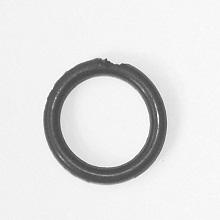
#> input picture data/images/Oring1.jpg, 220 x 220 px, found by its file name; its folder holds only this picture in this run
$ python main.py
#> lines starting #> are read from the running program, lines starting #| are printed output that depends on the picture; after the words box and inside, x2 and y2 are one past the last pixel; in counts of white or black regions, pixels touching at a corner belong together
import cv2 as cv
import numpy as np
import os
import time
import matplotlib.pyplot as plt

# HISTOGRAM
def get_histogram(img):
    # I create an array of 256 values because grayscale images
    # contain intensities from 0 to 255
    # Each position will count how many pixels have that intensity
    hist = np.zeros(256, dtype=int)

    # I loop through every pixel in the image.
    # The goal is to measure how often each intensity occurs
    # This is needed because Otsu thresholding requires the histogram
    for value in img.flat:
        hist[value] += 1

    return hist

def save_histogram(hist, name, folder="histograms"):
    # create the histogram folder if it does not exist
    if not os.path.exists(folder):
        os.makedirs(folder)
    # x-axis values from 0 to 255
    x = np.arange(256)
    # plotted the pixel histogram
    plt.figure()
    plt.stem(x, hist)
    plt.title(f"Histogram of {name}")
    plt.xlabel("Intensity value")
    plt.ylabel("Number of pixels")
    plt.xlim([0, 255])
    out_path = os.path.join(folder, name.replace(".jpg", "_hist.jpg"))
    plt.savefig(out_path, dpi=150, bbox_inches="tight")
    plt.close()

# OTSU THRESHOLD
def otsu_threshold(hist, total_pixels):
    # Otsus method workss by testing every possible threshold
    # and selecting the one that best separates foreground and background
    # It does this by maximising between-class variance
    sum_all = 0
    # Compute the total weighted sum of intensity values
    # This is needed to compute the foreground mean later
    for i in range(256):
        # Add grey level * number of pixels at that grey level
        sum_all += i * hist[i]
    # Running sum for bg pixels
    sum_background = 0
    # No of background pixels seen so far
    weight_background = 0
    # This will store the best separation found so far
    max_variance = 0
    best_threshold = 0
    # Try every possible threshold value
    for t in range(256):
        # Add current histogram count to background
        weight_background += hist[t]
        # If background has no pixels yet skip
        if weight_background == 0:
            continue
        # Foreground pixels are the remaining ones
        weight_foreground = total_pixels - weight_background
        if weight_foreground == 0:
            break
        # Update running sum for background intensities
        sum_background += t * hist[t]
        # Compute means of background and foreground
        mean_background = sum_background / weight_background
        mean_foreground = (sum_all - sum_background) / weight_foreground
        # Between-class variance measures how well separated
        # the foreground and background intensities are
        variance = weight_background * weight_foreground * (mean_background - mean_foreground) ** 2
        # Keep the threshold that maximises this separation
        if variance > max_variance:
            max_variance = variance
            best_threshold = t

    return best_threshold

# THRESHOLD IMAGE
def threshold_image(img, t):
    # Convert grayscale image into binary image
    # Binary images simplify later processing because
    # we only need to distinguish object vs background
    rows, cols = img.shape
    # Create empty binary image
    binary = np.zeros((rows, cols), dtype=np.uint8)
    # Check each pixel
    for i in range(rows):
        for j in range(cols):
            # Pixels darker than threshold are assumed to belong
            # to the O-ring (foreground).
            if img[i, j] < t:
                binary[i, j] = 255
            else:
                binary[i, j] = 0

    return binary

# DILATION
def dilate(img):
    # Get the height and width of the binary image
    rows, cols = img.shape
    # Get the height and width of the binary image
    out = np.zeros_like(img)
    # Loop through each roW skipping the border
    for i in range(1, rows - 1):
        # Loop through each row skipping the border
        for j in range(1, cols - 1):
            # Assume no white neighbour has been found yet
            found_white = False
            # Check the 3x3 neighbourhood around pixel (i, j)
            for y in range(-1, 2):
                for x in range(-1, 2):
                    # If any neighbouring pixel is white
                    if img[i + y, j + x] == 255:
                        # Mark that a white pixel was found
                        found_white = True
            # If any neighbour was white
            if found_white:
                # If any neighbour was white
                out[i, j] = 255
    return out

# EROSION
def erode(img):
    # Get the image size
    rows, cols = img.shape
    # Create an empty output image
    out = np.zeros_like(img)
    # Loop through each row except borders
    for i in range(1, rows - 1):
        for j in range(1, cols - 1):
            # Assume all neighbours are white
            all_white = True
            # Check the 3x3 neighbourhood around the pixel
            for y in range(-1, 2):
                for x in range(-1, 2):
                    # If any neighbour is black
                    if img[i + y, j + x] == 0:
                        # If any neighbour is black
                        all_white = False
            # Then the pixel should not stay white
            if all_white:
                # If every neighbour was white
                out[i, j] = 255

    return out

# CLOSING
def closing(img):
    # Apply dilation first to expand white regions
    # Then apply erosion to shrink them slightly
    # This helps fill small gaps or holes
    return erode(dilate(img))

# CONNECTED COMPONENTS
def connected_components(binary):
    rows, cols = binary.shape
    # Create a label image to store object IDs
    labels = np.zeros((rows, cols), dtype=int)
    # First label number
    current_label = 1
    # store the size of each component
    sizes = {}

    # loop through every image
    for i in range(rows):
        for j in range(cols):
            # if the pixel is white and not yet labelled
            if binary[i, j] == 255 and labels[i, j] == 0:
                # start the stack for region growing
                stack = [(i, j)]
                # size counter for this component
                size = 0
                # Continue until stack becomes empty
                while len(stack) > 0:
                    # take the last pixel from the stack
                    y, x = stack.pop()
                    # skip if outside image
                    if y < 0 or y >= rows or x < 0 or x >= cols:
                        continue
                    # skip if pixel is background
                    if binary[y, x] == 0:
                        continue
                    # skip if already labelled
                    if labels[y, x] != 0:
                        continue
                    # Assign current label
                    labels[y, x] = current_label
                    # increase the component
                    size += 1
                    # add all neighbouring pixels to the stack
                    for dy in range(-1, 2):
                        for dx in range(-1, 2):
                            # skip the centre pixel
                            if dy == 0 and dx == 0:
                                continue
                            stack.append((y + dy, x + dx))
                # save the final component
                sizes[current_label] = size
                # Move to the next label
                current_label += 1
    return labels, sizes

# LARGEST COMPONENT
def largest_component(labels, sizes):
    # if no components exist
    if len(sizes) == 0:#
        return None
    # Find the label that has the largest size
    biggest_label = max(sizes, key=sizes.get)
    # Create an empty mask image
    mask = np.zeros_like(labels, dtype=np.uint8)
    # set pixels belonging to the largest component to white
    mask[labels == biggest_label] = 255

    return mask

# AREA
def compute_area(mask):
    return int(np.sum(mask == 255))

# PERIMETER
def compute_perimeter(mask):
    rows, cols = mask.shape
    # start perimeter count
    perimeter = 0
    # Loop through image pixels except borders
    for i in range(1, rows - 1):
        for j in range(1, cols - 1):
            # if the pixel belopnmgs to the object
            if mask[i, j] == 255:
                # if any neighbour is background
                if (mask[i - 1, j] == 0 or
                    mask[i + 1, j] == 0 or
                    mask[i, j - 1] == 0 or
                    mask[i, j + 1] == 0):
                    # The pixel is part of the edge
                    perimeter += 1
    return perimeter

# HOLE CHECK
def has_hole(mask):
    rows, cols = mask.shape
    # Create an empty image that will hold the inverse of the mask
    inverse = np.zeros_like(mask)
    # Loop through every pxiel
    for i in range(rows):
        for j in range(cols):
            # if the current pixel is black in the mask
            # make it white in the inverse image
            if mask[i, j] == 0:
                inverse[i, j] = 255
    # create another image to keep track visited pixels
    visited = np.zeros_like(mask, dtype=np.uint8)
    # create a stack for flood filling
    stack = []
    # Look along the top and bottom border of the inverse image
    for j in range(cols):
        # If the pixel on the top border is white add it to the stack
        if inverse[0, j] == 255:
            stack.append((0, j))
        if inverse[rows - 1, j] == 255:
            stack.append((rows - 1, j))

    for i in range(rows):
        if inverse[i, 0] == 255:
            stack.append((i, 0))
        if inverse[i, cols - 1] == 255:
            stack.append((i, cols - 1))
    # Flood fill all white regiuoisn connected to the image border
    while len(stack) > 0:
        # Take 1 pixel from the stack
        y, x = stack.pop()
        # skip if outside the image
        if y < 0 or y >= rows or x < 0 or x >= cols:
            continue
        # skip if visted
        if visited[y, x] == 1:
            continue
        # skip if pixel is black in the inverse image
        if inverse[y, x] == 0:
            continue
        # mark the current pixel
        visited[y, x] = 1
        # Add its 4 conneted neighbours to the stack
        stack.append((y + 1, x))
        stack.append((y - 1, x))
        stack.append((y, x + 1))
        stack.append((y, x - 1))
    # check if any white pixel in the inverse image
    for i in range(rows):
        for j in range(cols):
            # IMPORTANT
            # if a pixel exists it means there is an enclosed hole
            if inverse[i, j] == 255 and visited[i, j] == 0:
                return True
    return False

# CENTROID
def get_centroid(mask):
    # Get the coordinates of all white pixels in the mask
    ys, xs = np.where(mask == 255)
    # if there are no white pixels no centroid can be found
    if len(xs) == 0:
        return None
    # compute the average x cortd of the white pixel and the same for y
    cx = float(np.mean(xs))
    cy = float(np.mean(ys))
    return cx, cy

# RADIAL THICKNESS FEATURES
def radial_features(mask, step=10):
    # find the centre of the ring region
    centre = get_centroid(mask)
    # if the centre does not exist, return large dummy vals
    if centre is None:
        return 999, 999
    # split centre cords into x and y
    cx, cy = centre
    rows, cols = mask.shape
    # Estimate the max distance needed to scan form the centre
    max_r = int(np.sqrt(rows * rows + cols * cols))
    # List to store ring thickness values in different directions
    thicknesses = []
    # Count how many directions fail to detect a proper ring thickness
    missing_angles = 0
    # check around the whole ring in fixed angle steps
    for deg in range(0, 360, step):
        # Convert current angle to radians
        theta = np.deg2rad(deg)
        # store the distances where the ray hits white pixels
        hits = []
        # Move outward from the centre along the current direction
        for r in range(max_r):
            # Compute x and y position along the ray
            x = int(round(cx + r * np.cos(theta)))
            y = int(round(cy + r * np.sin(theta)))
            # Stop of the ray leaves the image
            if x < 0 or x >= cols or y < 0 or y >= rows:
                break
            # if the ray hits a white pixel record the radius
            if mask[y, x] == 255:
                hits.append(r)
        # if we do not detect at least two white point
        # then the ring is missing in this direction
        if len(hits) < 2:
            missing_angles += 1
        # otherwise measure ring thickness in this direction
        else:
            thicknesses.append(hits[-1] - hits[0])
    # if no thickness values were found return dummy vals
    if len(thicknesses) == 0:
        return 999, 999
    # convert the list oif thickness into a Numpy array
    thicknesses = np.array(thicknesses, dtype=np.float32)
    thick_std = float(np.std(thicknesses))
    # return both defect measures
    return missing_angles, thick_std

# CIRCULARITY
def compute_circularity(mask):
    # Compute the area of the object
    area = compute_area(mask)
    # compute the perimeter of the object
    perimeter = compute_perimeter(mask)
    # if the perimeter is zero avoid division by 0
    if perimeter == 0:
        return 0.0
    # using the cirularity formula
    return (4 * np.pi * area) / (perimeter ** 2)

# CLASSIFY
def classify(mask):
    # compute the following features
    area = compute_area(mask)
    perimeter = compute_perimeter(mask)
    circularity = compute_circularity(mask)
    missing_angles, thick_std = radial_features(mask, step=10)
    # if the region is too small it is not a valid o ring
    if area < 500:
        result = "FAIL"
    # if the ring does not contain a hole it is broken
    elif has_hole(mask) is False:
        result = "FAIL"
    # if te ring thickness changes too much it is defective
    elif thick_std > 0.75:
        result = "FAIL"
    # if the shape is not circular enough fail it
    elif circularity < 0.11:
        result = "FAIL"
    # otherwise it is classified as a complete ring
    else:
        result = "PASS"

    return result, area, perimeter, circularity, missing_angles, thick_std

# PROCESS ONE IMAGE
def process_image(path, name, output_folder="results"):
    # start timer
    start = time.time()
    # read image in greyscale
    img = cv.imread(path, 0)
    # if the image could not be loaded stop
    if img is None:
        return
    # build the histgram
    hist = get_histogram(img)
    save_histogram(hist, name)
    # Find an automatic threshold using thres method above
    threshold_value = otsu_threshold(hist, img.size)
    # Convert greyscale image into binary image
    binary = threshold_image(img, threshold_value)
    # clean the binary image using closing
    cleaned = closing(binary)
    # label connected foreground regions
    labels, sizes = connected_components(cleaned)
    # keep only the largest region assumed to be the O ring
    mask = largest_component(labels, sizes)
    # if no region was found stop
    if mask is None:
        return
    # Analyse the sxtracted region and classify it
    result, area, perimeter, circularity, missing_angles, thick_std = classify(mask)
    # stop timer
    end = time.time()
    # convert the greyscale image to colour so text can be written
    output = cv.cvtColor(img, cv.COLOR_GRAY2BGR)
    colour = (0, 255, 0) if result == "PASS" else (0, 0, 255)

    y = 25
    step = 25
    # write classification results onto output image
    cv.putText(output, f"Result: {result}", (10, y),
               cv.FONT_HERSHEY_SIMPLEX, 0.6, colour, 2)
    y += step
    # TIME
    cv.putText(output, f"Time: {round(end - start, 4)} s", (10, y),
               cv.FONT_HERSHEY_SIMPLEX, 0.5, (255, 0, 0), 1)
    y += step
    # THRESHOLD
    cv.putText(output, f"Threshold: {threshold_value}", (10, y),
               cv.FONT_HERSHEY_SIMPLEX, 0.5, (255, 0, 0), 1)
    y += step
    # AREA
    cv.putText(output, f"Area: {area}", (10, y),
               cv.FONT_HERSHEY_SIMPLEX, 0.5, (255, 0, 0), 1)
    y += step
    # PERIMETER
    cv.putText(output, f"Perimeter: {perimeter}", (10, y),
               cv.FONT_HERSHEY_SIMPLEX, 0.5, (255, 0, 0), 1)
    y += step
    # CIRCULARITY
    cv.putText(output, f"Circularity: {round(circularity, 4)}", (10, y),
               cv.FONT_HERSHEY_SIMPLEX, 0.5, (255, 0, 0), 1)
    y += step
    # MISSING ANGLES
    cv.putText(output, f"Missing angles: {missing_angles}", (10, y),
               cv.FONT_HERSHEY_SIMPLEX, 0.5, (255, 0, 0), 1)
    y += step
    # THICKNESS
    cv.putText(output, f"Thickness std: {round(thick_std, 4)}", (10, y),
               cv.FONT_HERSHEY_SIMPLEX, 0.5, (255, 0, 0), 1)

    if not os.path.exists(output_folder):
        os.makedirs(output_folder)
    save_path = os.path.join(output_folder, name)
    cv.imwrite(save_path, output)

# MAIN
def main():
    folder = "C:/Users/Bulal/PyCharmMiscProject/CV-OringInspection/data/images"

    files = os.listdir(folder)
    files.sort()

    for filename in files:
        if filename.lower().endswith(".jpg"):
            path = os.path.join(folder, filename)
            process_image(path, filename)
#> in process_image, img is the input picture: shape (220, 220); min 55, max 255, mean 225.2
#> the loop in get_histogram, `for value in img.flat:` made 48400 passes
#> value on passes 1 to 3: 240, 240, 240
#> after the loop in get_histogram, `for value in img.flat:`: hist = 256 values, max 6333 at index 243, min 0 at index 0, mean 189.1
#> in save_histogram, `plt.savefig(out_path, dpi=150, bbox_inches="tight")`:
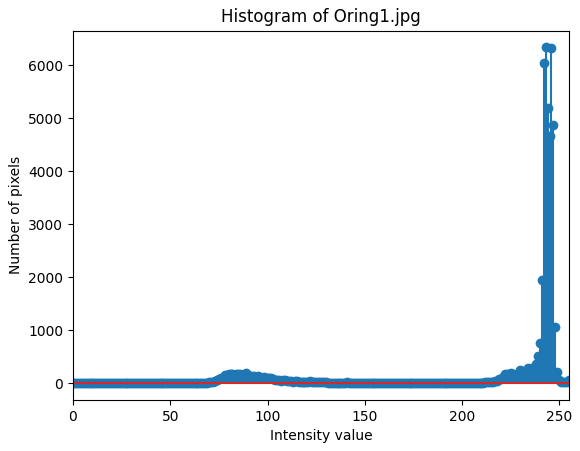
#> figure drawn by matplotlib, 1 panel; curve peaks at x = 243, y = 6333
#> the loop in otsu_threshold, `for i in range(256):` made 256 passes
#> sum_all on passes 1 to 3: 0, 0, 0
#> after the loop in otsu_threshold, `for i in range(256):`: sum_all = 10901821
#> the loop in otsu_threshold, `for t in range(256):` made 256 passes
#> (weight_background, weight_foreground, sum_background, mean_background, mean_foreground, max_variance) on passes 56, 58, 62, 63, 65, 66, 67, 68: (1, 48399, 55, 55, 225.2, 1.4e+09), (2, 48398, 112, 56, 225.3, 2.77e+09), (3, 48397, 173, 57.67, 225.3, 4.08e+09), (4, 48396, 235, 58.75, 225.3, 5.37e+09), (5, 48395, 299, 59.8, 225.3, 6.62e+09), (8, 48392, 494, 61.75, 225.3, 1.04e+10), (10, 48390, 626, 62.6, 225.3, 1.28e+10), (17, 48383, 1095, 64.41, 225.3, 2.13e+10)
#> after the loop in otsu_threshold, `for t in range(256):`: best_threshold = 169; max_variance = 5.19e+12; sum_background = 10883716; weight_background = 48400
#> in process_image, `threshold_value = otsu_threshold(hist, img.size)`: threshold_value = 169
#> after the loop in threshold_image, `for i in range(rows):`:
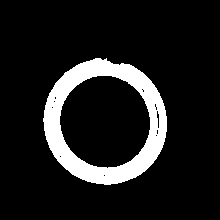
#> binary: shape (220, 220); 11.7% white; 1 white region, box (x1, y1, x2, y2) and area: (43, 58, 167, 185) 5674
#> after the loop in dilate, `for i in range(1, rows - 1):`:
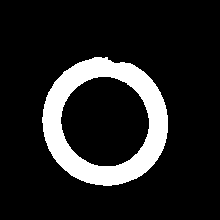
#> out: shape (220, 220); 13.6% white; 1 white region, box (x1, y1, x2, y2) and area: (42, 57, 168, 186) 6587
#> in process_image, `labels, sizes = connected_components(cleaned)`: sizes = {1: 5719}
#> in largest_component, `biggest_label = max(sizes, key=sizes.get)`: biggest_label = 1
#> in classify, `area = compute_area(mask)`: area = 5719
#> in classify, `perimeter = compute_perimeter(mask)`: perimeter = 612
#> in compute_circularity, `area = compute_area(mask)`: area = 5719
#> in compute_circularity, `perimeter = compute_perimeter(mask)`: perimeter = 612
#> in classify, `circularity = compute_circularity(mask)`: circularity = 0.192
#> in get_centroid, `ys, xs = np.where(mask == 255)`: ys = 5719 values from 58 to 184; xs = 5719 values, max 166 at index 2665, min 43 at index 2699, mean 104.9
#> in get_centroid, `cx = float(np.mean(xs))`: cx = 104.9
#> in get_centroid, `cy = float(np.mean(ys))`: cy = 121.8
#> in radial_features, `centre = get_centroid(mask)`: centre = (104.9, 121.8)
#> in radial_features, `cx, cy = centre`: cx = 104.9; cy = 121.8
#> after the loop in radial_features, `for deg in range(0, 360, step):`: missing_angles = 0; thicknesses = 36 values, max 17 at index 3, min 12 at index 28, mean 15.92
#> in radial_features, `thick_std = float(np.std(thicknesses))`: thick_std = 0.894
#> in classify, `missing_angles, thick_std = radial_features(mask, step=10)`: missing_angles = 0; thick_std = 0.894
#> after the loop in has_hole, `while len(stack) > 0:`:
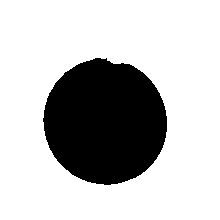
#> visited: shape (220, 220); values 0 (black) and 1 (white), 74.9% white; 1 black region, box (x1, y1, x2, y2) and area: (43, 58, 167, 185) 12154
#> in process_image, `result, area, perimeter, circularity, missing_angles, thick_std = clas..`: result = 'FAIL'; area = 5719; perimeter = 612; circularity = 0.192; missing_angles = 0; thick_std = 0.894
#> in process_image, `colour = (0, 255, 0) if result == "PASS" else (0, 0, 255)`: colour = (0, 0, 255)
#> in process_image, `cv.putText(output, f"Thickness std: {round(thick_std, 4)}", (10, y), c..`:
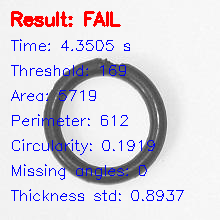
#> output: shape (220, 220, 3); mean B, G, R 223.1, 213, 217.2

if __name__ == "__main__":
    main()
